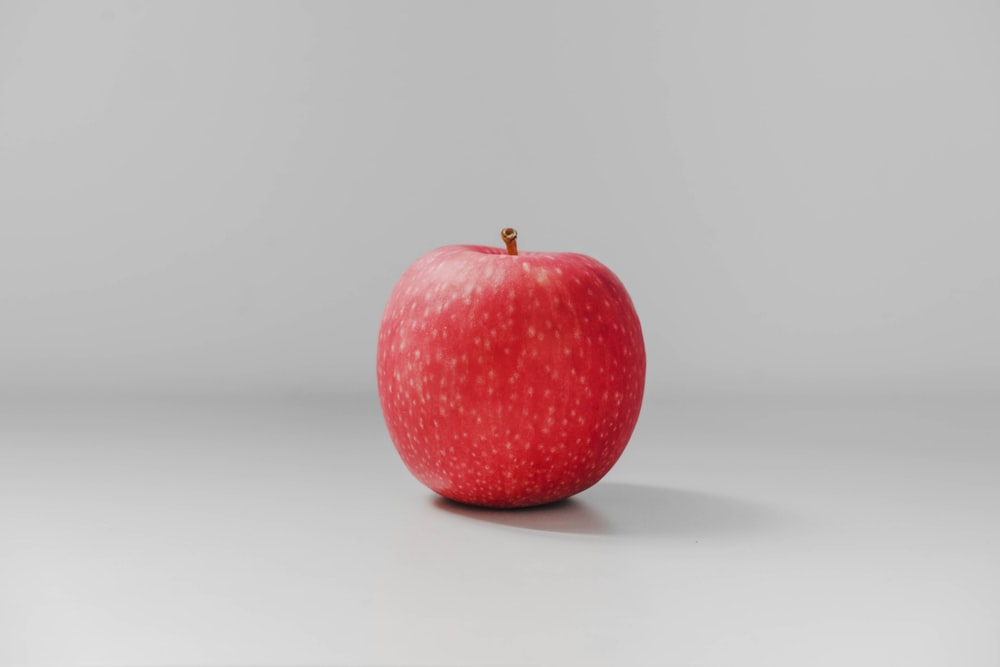
#> input picture apple.jpg, 1000 x 667 px
$ python pro.py   (older library calls are emulated)
#> lines starting #> are read from the running program, lines starting #| are printed output that depends on the picture; after the words box and inside, x2 and y2 are one past the last pixel; in counts of white or black regions, pixels touching at a corner belong together
import cv2
import numpy as np
pic=cv2.imread('apple.jpg',0)
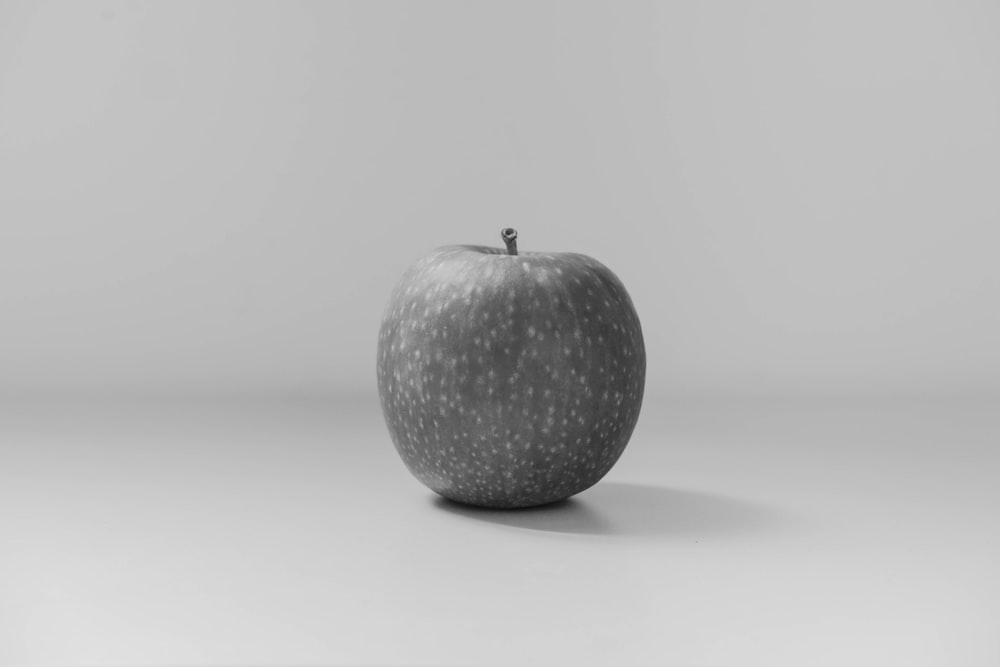
#> pic: shape (667, 1000); min 13, max 226, mean 185.3
height,width=pic.shape
#> height = 667; width = 1000

output_x = cv2.Sobel(pic,cv2.CV_64F, 1, 0, ksize=5)
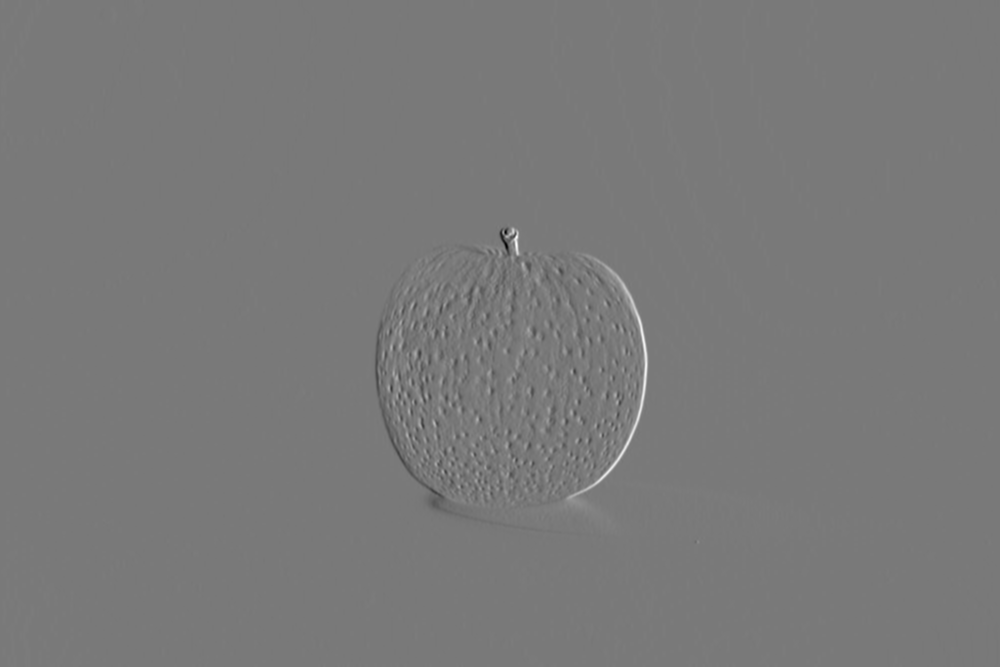
#> output_x: shape (667, 1000) float64; min -4700, max 5132, mean -0.6; drawn with min black and max white
output_y = cv2.Sobel(pic,cv2.CV_64F, 0, 1, ksize=5)

cv2.imshow('original pic',pic)
cv2.waitKey(0)

cv2.imshow('Sobel X pic',output_x)
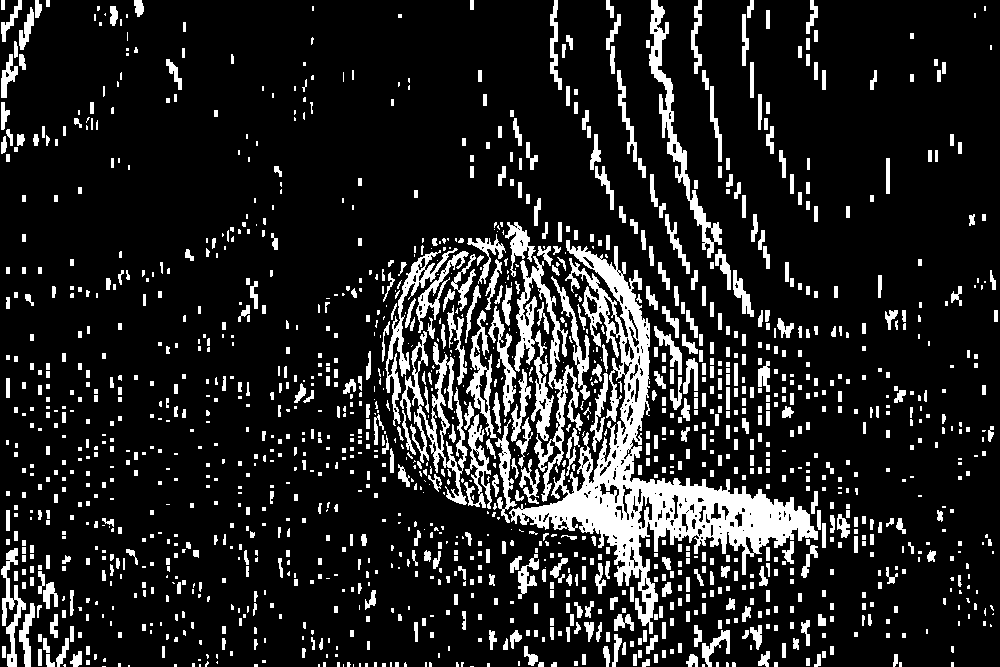
#> window 'Sobel X pic': shape (667, 1000); 14.3% white; 1524 white regions (617 under 20 px), largest, box (x1, y1, x2, y2) and area: (509, 240, 818, 634) 21703, (514, 256, 583, 502) 4345, (400, 331, 468, 505) 2950
cv2.waitKey(0)

cv2.imshow('Sobel Y pic',output_y)
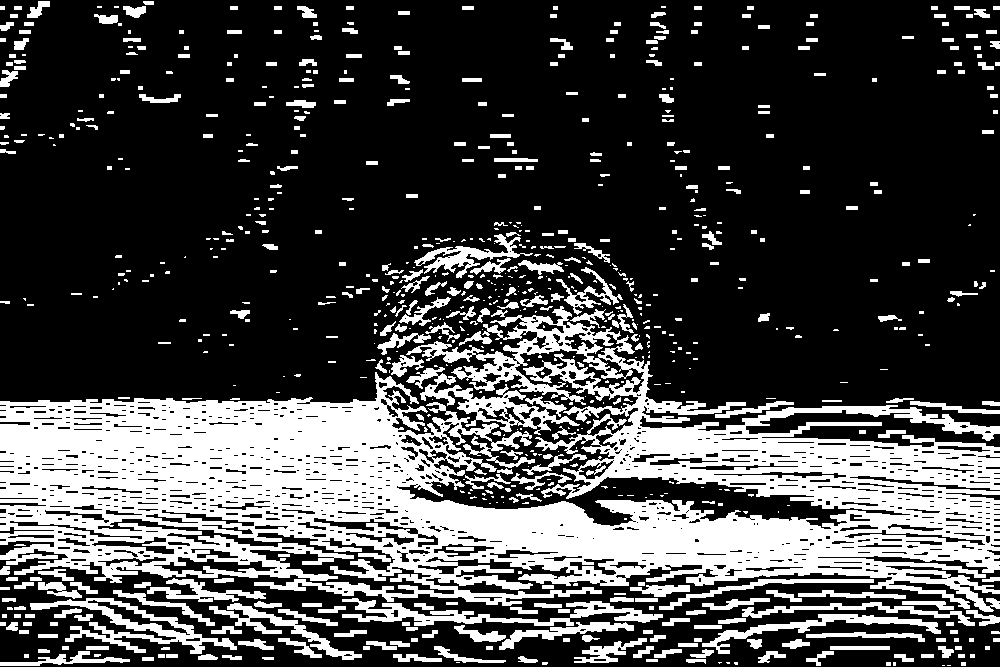
#> window 'Sobel Y pic': shape (667, 1000); 27.9% white; 774 white regions (357 under 20 px), largest, box (x1, y1, x2, y2) and area: (0, 306, 1000, 612) 134531, (30, 598, 237, 654) 3045, (406, 367, 580, 435) 2920
cv2.waitKey(0)

sobel_Or = cv2.bitwise_or(output_x,output_y)
cv2.imshow('sobel or pic',sobel_Or)
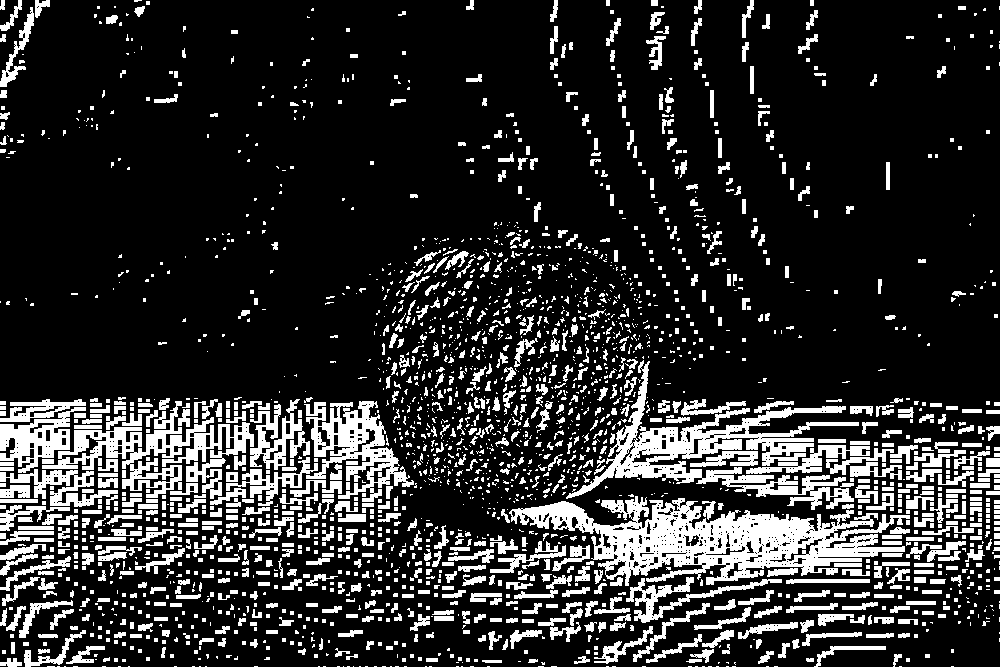
#> window 'sobel or pic': shape (667, 1000); 18.1% white; 2489 white regions (1640 under 20 px), largest, box (x1, y1, x2, y2) and area: (509, 496, 910, 586) 15252, (566, 360, 859, 510) 9887, (42, 401, 254, 499) 6396
cv2.waitKey(0)

canny = cv2.Canny(pic,20,170)
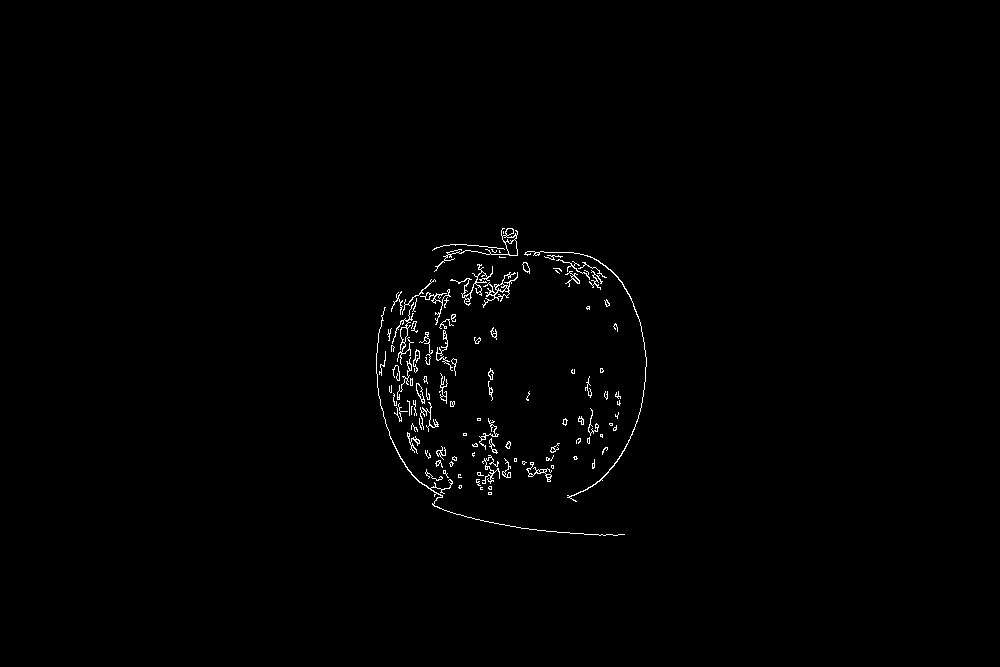
#> canny: shape (667, 1000); 0.78% white in thin lines or dots, all inside (x1, y1, x2, y2) = (376, 228, 647, 536)
cv2.imshow('canny edge',canny)
cv2.waitKey(0)

kernel_3x3=np.ones((3,3),np.float32)/9
blurred=cv2.filter2D(canny,-1,kernel_3x3)
cv2.imshow('3x3_blurring', blurred)
cv2.waitKey(0)


kernel_9x9=np.ones((9,9),np.float32)/81
blurred=cv2.filter2D(canny,-1,kernel_9x9)
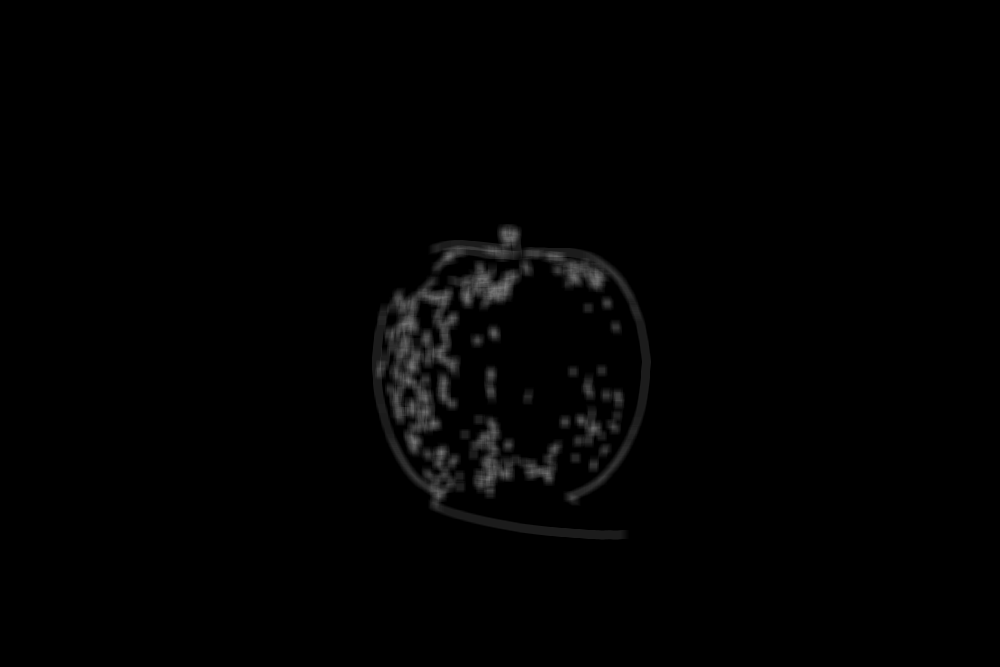
#> blurred: shape (667, 1000); min 0, max 123, mean 2
cv2.imshow('9x9_blurring', blurred)
cv2.waitKey(0)

kernel_25x25=np.ones((25,25),np.float32)/625
blurred=cv2.filter2D(canny,-1,kernel_25x25)
cv2.imshow('25x25_blurring', blurred)
cv2.waitKey(0)
